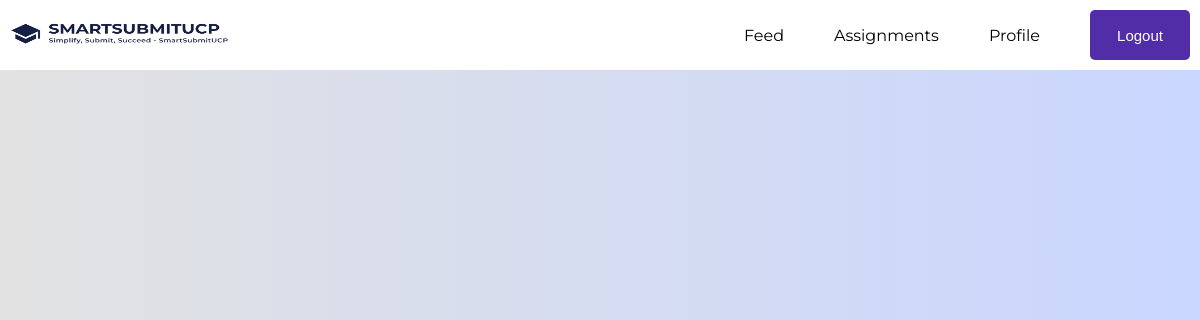
Page /feed (signed in) on the earlier database version.
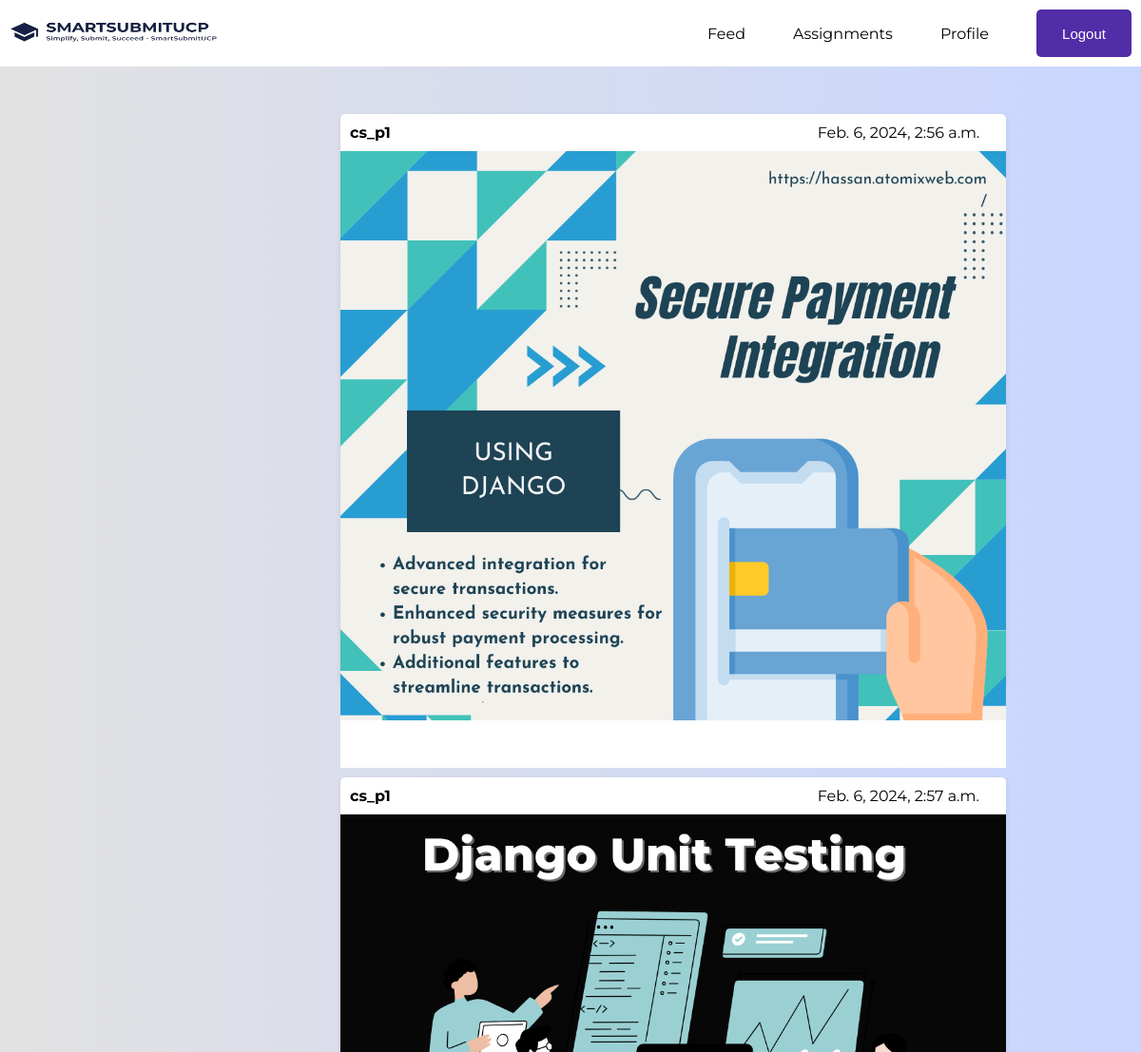
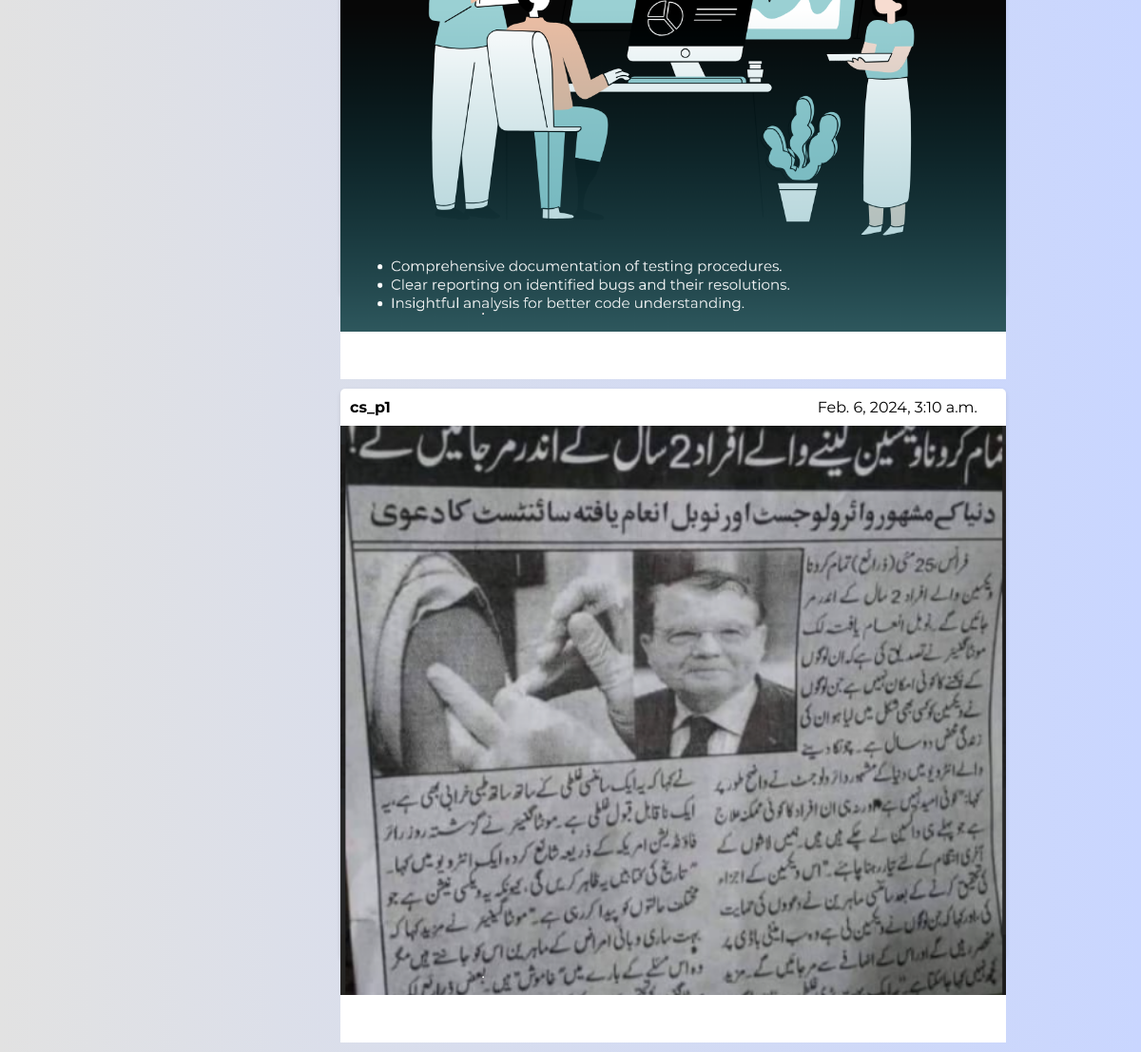
Same page on the later database version (2 pictures, top to bottom).
### ucp/models.py (models this page shows, shortened)
class Post(models.Model):
    teacher = models.ForeignKey(Teacher, on_delete=models.CASCADE, related_name='posts')
    content = models.TextField()
    image = models.ImageField(upload_to='post_images/', blank=True, null=True)
    video = models.FileField(upload_to='post_videos/', blank=True, null=True)
    created_at = models.DateTimeField(auto_now_add=True)

class Teacher(models.Model):
    CHOOISE_CLASS = (
        ("CS", "CS"),
        ("ZBC", "ZBC"),
        ("XYZ", "XYZ")
    )
    user = models.OneToOneField(User, on_delete=models.CASCADE, related_name='teacher_profile')
    classes = models.CharField(max_length=100, choices=CHOOISE_CLASS)
    students = models.ManyToManyField(Student, related_name='teachers', null=True, blank=True)

### ucp/views.py (the view)
# urls.py: path("feed", views.feed , name='feed'),
@login_required
def feed(request):
    student = request.user.student_profile
    teacher = student.teachers.first()
    teacher_posts = Post.objects.filter(teacher=teacher)
    return render(request, "feed.html", {'teacher_posts': teacher_posts})

### templates/feed.html (shortened to what this page needs)
<!DOCTYPE html>
<html lang="en">
<head>
</head>
<body>
  <nav class="navbar">
    <img src="static/logo.png" alt="Your logo">
    <div class="menus">
      <a href="feed">Feed</a>
      <a href="assignment">Assignments</a>
      <a href="profile">Profile</a>
      <form action="/delete_session/" method="post">
        <button type="submit" class="logout-button">Logout</button>
      </form>
    </div>
  </nav>
  <center>
  <section class="container">
<center>
  <section class="feed">
    {% for post in teacher_posts %}
    <div class="post">
        <header>
            <span class="username">{{ post.teacher.user.username }}</span>
            <span class="timestamp">{{ post.created_at }}</span>
        </header>
        {% if post.image %}
            <img src="{{ post.image.url }}" alt="Post Image">
                    {% endif %}
        <p>{{ post.content }}</p>
    </div>
    <hr>
    <div class="test"></div>
{% endfor %}
    </section>
</center>
</section>
</center>
</body>
</html>

Differences in the rows shown:
added Post: teacher.user.username "cs_p1", created_at "Feb. 6, 2024, 2:56 a.m.", image (picture)
added Post: teacher.user.username "cs_p1", created_at "Feb. 6, 2024, 2:57 a.m.", image (picture)
added Post: teacher.user.username "cs_p1", created_at "Feb. 6, 2024, 3:10 a.m.", image (picture)
